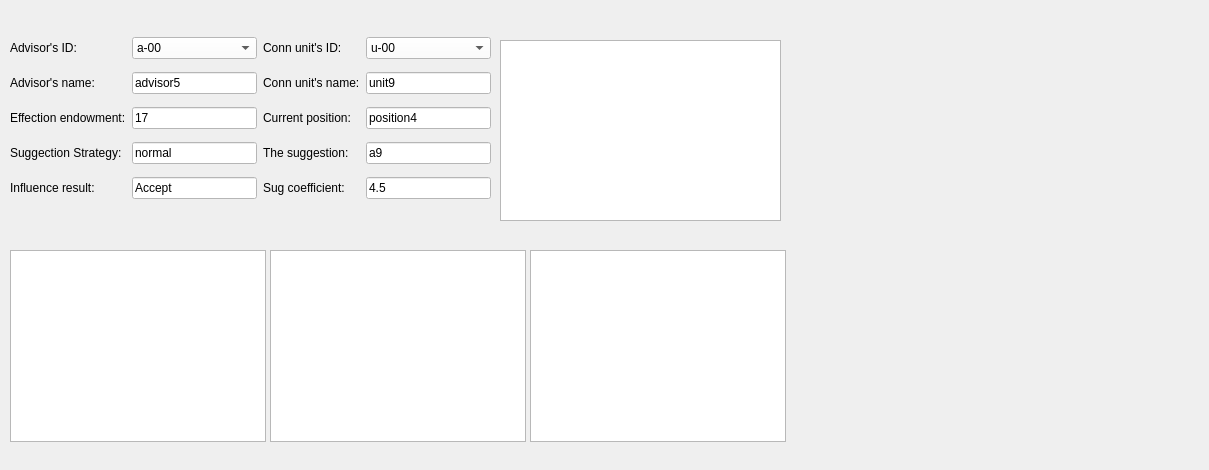
   <widget class="QWidget" name="advisorTab_2">
    <attribute name="title">
     <string>Advisors</string>
    </attribute>
    <widget class="QWidget" name="widget_4" native="true">
     <property name="geometry">
      <rect>
       <x>0</x>
       <y>0</y>
       <width>1200</width>
       <height>461</height>
      </rect>
     </property>
     <widget class="QGraphicsView" name="graphicsView_24">
      <property name="geometry">
       <rect>
        <x>270</x>
        <y>250</y>
        <width>256</width>
        <height>192</height>
       </rect>
      </property>
      <property name="styleSheet">
       <string notr="true">border-image: url(:/patterns/5.png);</string>
      </property>
     </widget>
     <widget class="QGraphicsView" name="graphicsView_9">
      <property name="geometry">
       <rect>
        <x>10</x>
        <y>250</y>
        <width>256</width>
        <height>192</height>
       </rect>
      </property>
      <property name="styleSheet">
       <string notr="true">border-image: url(:/chart/10.png);</string>
      </property>
     </widget>
     <widget class="QGraphicsView" name="graphicsView_7">
      <property name="geometry">
       <rect>
        <x>500</x>
        <y>40</y>
        <width>281</width>
        <height>181</height>
       </rect>
      </property>
      <property name="styleSheet">
       <string notr="true">border-image: url(:/chart/7.png);</string>
      </property>
     </widget>
     <widget class="QGraphicsView" name="graphicsView_8">
      <property name="geometry">
       <rect>
        <x>530</x>
        <y>250</y>
        <width>256</width>
        <height>192</height>
       </rect>
      </property>
     </widget>
     <widget class="QWidget" name="layoutWidget_5">
      <property name="geometry">
       <rect>
        <x>10</x>
        <y>30</y>
        <width>481</width>
        <height>181</height>
       </rect>
      </property>
      <layout class="QGridLayout" name="gridLayout_4">
       <item row="0" column="0">
        <widget class="QLabel" name="label_166">
         <property name="text">
          <string>Advisor's ID:</string>
         </property>
        </widget>
       </item>
       <item row="0" column="1">
        <widget class="QComboBox" name="comboBox_4">
         <property name="styleSheet">
          <string notr="true">background-color: rgb(255, 255, 255);</string>
         </property>
         <item>
          <property name="text">
           <string>a-00</string>
          </property>
         </item>
         <item>
          <property name="text">
           <string>a-01</string>
          </property>
         </item>
         <item>
          <property name="text">
           <string>a-02</string>
          </property>
         </item>
         <item>
          <property name="text">
           <string>a-03</string>
          </property>
         </item>
         <item>
          <property name="text">
           <string>a-04</string>
          </property>
         </item>
         <item>
          <property name="text">
           <string>a-05</string>
          </property>
         </item>
         <item>
          <property name="text">
           <string>a-06</string>
          </property>
         </item>
         <item>
          <property name="text">
           <string>a-07</string>
          </property>
         </item>
         <item>
          <property name="text">
           <string>a-08</string>
          </property>
         </item>
         <item>
          <property name="text">
           <string>a-09</string>
          </property>
         </item>
         <item>
          <property name="text">
           <string>a-10</string>
          </property>
         </item>
         <item>
          <property name="text">
           <string>a-11</string>
          </property>
         </item>
         <item>
          <property name="text">
           <string>a-12</string>
          </property>
         </item>
         <item>
          <property name="text">
           <string>a-13</string>
          </property>
         </item>
         <item>
          <property name="text">
           <string>a-14</string>
          </property>
         </item>
         <item>
          <property name="text">
           <string>a-15</string>
          </property>
         </item>
         <item>
          <property name="text">
           <string>a-16</string>
          </property>
         </item>
         <item>
          <property name="text">
           <string>a-17</string>
          </property>
         </item>
         <item>
          <property name="text">
           <string>a-18</string>
          </property>
         </item>
         <item>
          <property name="text">
           <string>a-19</string>
          </property>
         </item>
        </widget>
       </item>
       <item row="0" column="2">
        <widget class="QLabel" name="label_188">
         <property name="text">
          <string>Conn unit's ID:</string>
         </property>
        </widget>
       </item>
       <item row="0" column="3">
        <widget class="QComboBox" name="comboBox_6">
         <property name="styleSheet">
          <string notr="true">background-color: rgb(255, 255, 255);</string>
         </property>
         <item>
          <property name="text">
           <string>u-00</string>
          </property>
         </item>
         <item>
          <property name="text">
           <string>u-04</string>
          </property>
         </item>
         <item>
          <property name="text">
           <string>u-09</string>
          </property>
         </item>
         <item>
          <property name="text">
           <string>u-15</string>
          </property>
         </item>
         <item>
          <property name="text">
           <string>u-18</string>
          </property>
         </item>
        </widget>
       </item>
       <item row="1" column="0">
        <widget class="QLabel" name="label_189">
         <property name="text">
          <string>Advisor's name:</string>
         </property>
        </widget>
       </item>
       <item row="1" column="1">
        <widget class="QLineEdit" name="lineEdit_109">
         <property name="styleSheet">
          <string notr="true">background-color: rgb(255, 255, 255);</string>
         </property>
         <property name="text">
          <string>advisor5</string>
         </property>
        </widget>
       </item>
       <item row="1" column="2">
        <widget class="QLabel" name="label_190">
         <property name="text">
          <string>Conn unit's name:</string>
         </property>
        </widget>
       </item>
       <item row="1" column="3">
        <widget class="QLineEdit" name="lineEdit_110">
         <property name="styleSheet">
          <string notr="true">background-color: rgb(255, 255, 255);</string>
         </property>
         <property name="text">
          <string>unit9</string>
         </property>
        </widget>
       </item>
       <item row="2" column="0">
        <widget class="QLabel" name="label_186">
         <property name="text">
          <string>Effection endowment:</string>
         </property>
        </widget>
       </item>
       <item row="2" column="1">
        <widget class="QLineEdit" name="lineEdit_107">
         <property name="styleSheet">
          <string notr="true">background-color: rgb(255, 255, 255);</string>
         </property>
         <property name="text">
          <string>17</string>
         </property>
        </widget>
       </item>
       <item row="2" column="2">
        <widget class="QLabel" name="label_192">
         <property name="text">
          <string>Current position:</string>
         </property>
        </widget>
       </item>
       <item row="2" column="3">
        <widget class="QLineEdit" name="lineEdit_112">
         <property name="styleSheet">
          <string notr="true">background-color: rgb(255, 255, 255);</string>
         </property>
         <property name="text">
          <string>position4</string>
         </property>
        </widget>
       </item>
       <item row="3" column="0">
        <widget class="QLabel" name="label_187">
         <property name="text">
          <string>Suggection Strategy:</string>
         </property>
        </widget>
       </item>
       <item row="3" column="1">
        <widget class="QLineEdit" name="lineEdit_108">
         <property name="styleSheet">
          <string notr="true">background-color: rgb(255, 255, 255);</string>
         </property>
         <property name="text">
          <string>normal</string>
         </property>
        </widget>
       </item>
       <item row="3" column="2">
        <widget class="QLabel" name="label_193">
         <property name="text">
          <string>The suggestion:</string>
         </property>
        </widget>
       </item>
       <item row="3" column="3">
        <widget class="QLineEdit" name="lineEdit_113">
         <property name="styleSheet">
          <string notr="true">background-color: rgb(255, 255, 255);</string>
         </property>
         <property name="text">
          <string>a9</string>
         </property>
        </widget>
       </item>
       <item row="4" column="0">
        <widget class="QLabel" name="label_204">
         <property name="text">
          <string>Influence result:</string>
         </property>
        </widget>
       </item>
       <item row="4" column="1">
        <widget class="QLineEdit" name="lineEdit_123">
         <property name="styleSheet">
          <string notr="true">background-color: rgb(255, 255, 255);</string>
         </property>
         <property name="text">
          <string>Accept</string>
         </property>
        </widget>
       </item>
       <item row="4" column="2">
        <widget class="QLabel" name="label_191">
         <property name="text">
          <string>Sug coefficient:</string>
         </property>
        </widget>
       </item>
       <item row="4" column="3">
        <widget class="QLineEdit" name="lineEdit_111">
         <property name="styleSheet">
          <string notr="true">background-color: rgb(255, 255, 255);</string>
         </property>
         <property name="text">
          <string>4.5</string>
         </property>
        </widget>
       </item>
      </layout>
     </widget>
    </widget>
   </widget>
